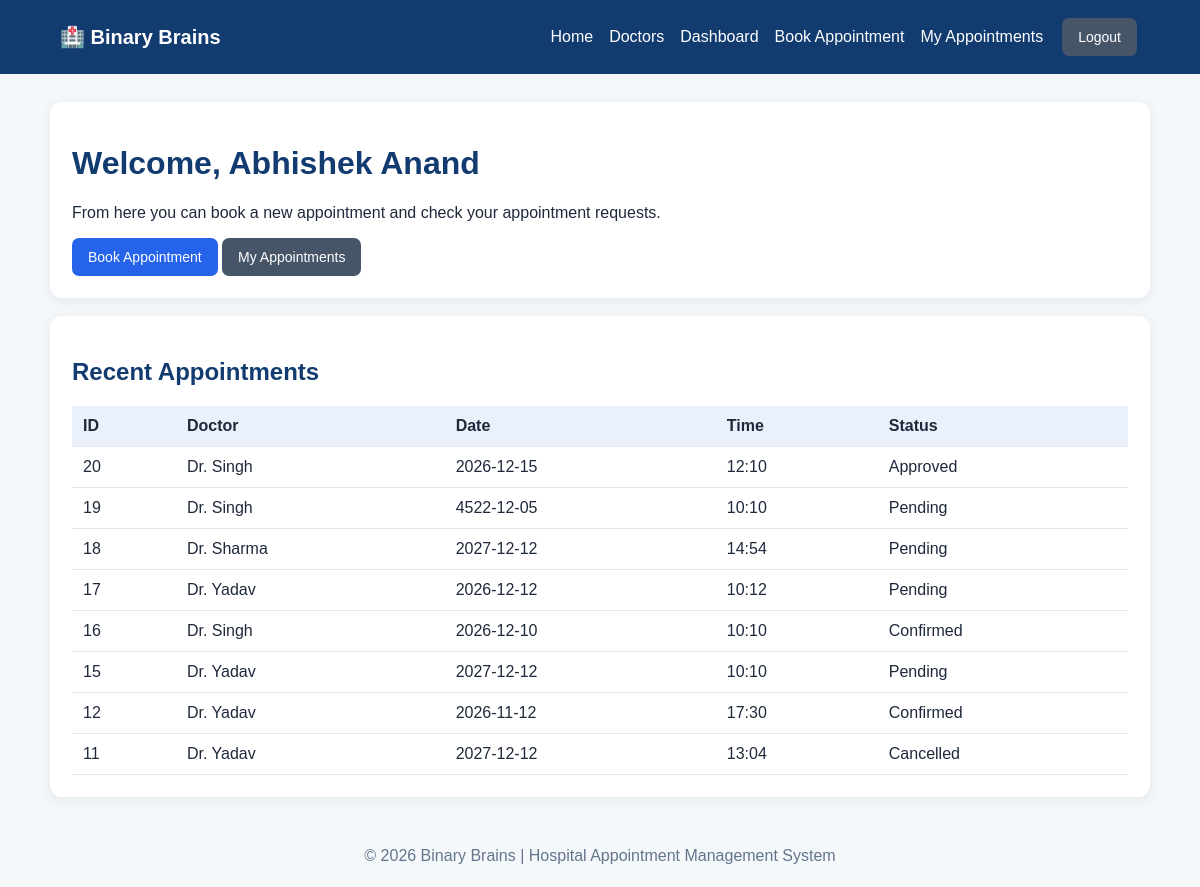
The app's page /dashboard (signed in) with its own data.
### tables this page shows
CREATE TABLE appointments (
id INTEGER PRIMARY KEY AUTOINCREMENT,
patient_name TEXT NOT NULL,
doctor_name TEXT NOT NULL,
appointment_date TEXT NOT NULL,
appointment_time TEXT NOT NULL, status TEXT NOT NULL DEFAULT 'pending', patient_id INTEGER);

### app.py (the view)
@app.route("/dashboard")
@patient_required
def dashboard():
    db = get_db()
    appointments = db.execute("""
        SELECT * FROM appointments
        WHERE patient_id = ?
        ORDER BY id DESC
    """, (session["patient_id"],)).fetchall()
    return render_template(
        "dashboard.html",
        appointments=appointments,
        patient_name=session.get("patient_name", "Patient")
    )

### app.py (called while the page is built)
def get_db():
    if "db" not in g:
        g.db = sqlite3.connect(DATABASE)
        g.db.row_factory = sqlite3.Row
    return g.db

def generate_csrf_token():
    if "csrf_token" not in session:
        session["csrf_token"] = secrets.token_urlsafe(32)
    return session["csrf_token"]

@app.context_processor
def inject_csrf_token():
    return {
        "csrf_token": generate_csrf_token
    }

@app.before_request
def protect_post_requests():
    if request.method == "POST":
        expected = session.get("csrf_token")
        received = request.form.get("csrf_token", "")
        if not expected or not received:
            abort(400)
        if not hmac.compare_digest(
            str(expected),
            str(received)
        ):
            abort(400)

def patient_required(function):
    @wraps(function)
    def wrapper(*args, **kwargs):
        if not session.get("patient_id"):
            flash("Please login first.", "error")
            return redirect(url_for("login"))
        return function(*args, **kwargs)
    return wrapper

### templates/dashboard.html (shortened to what this page needs)
{% extends "base.html" %}
{% block content %}
<div class="card">
    <h1>Welcome, {{ patient_name }}</h1>
    <p>
        From here you can book a new appointment
        and check your appointment requests.
    </p>
    <a class="btn"
       href="{{ url_for('book_appointment') }}">
        Book Appointment
    </a>
    <a class="btn btn-secondary"
       href="{{ url_for('my_appointments') }}">
        My Appointments
    </a>
</div>
<div class="card">
    <h2>Recent Appointments</h2>
    {% if appointments %}
    <div class="table-wrap">
        <table>
            <tr>
                <th>ID</th>
                <th>Doctor</th>
                <th>Date</th>
                <th>Time</th>
                <th>Status</th>
            </tr>
            {% for a in appointments %}
            <tr>
                <td>{{ a.id }}</td>
                <td>{{ a.doctor_name }}</td>
                <td>{{ a.appointment_date }}</td>
                <td>{{ a.appointment_time }}</td>
                <td>{{ a.status|title }}</td>
            </tr>
            {% endfor %}
        </table>
    </div>
    {% else %}
    <p>You have not booked any appointments yet.</p>
    {% endif %}
</div>
{% endblock %}

### templates/base.html (shortened to what this page needs)
<!DOCTYPE html>
<html lang="en">
<head>
</head>
<body>
<nav>
    <a class="brand" href="{{ url_for('home') }}">
        🏥 Binary Brains
    </a>
    <a href="{{ url_for('home') }}">Home</a>
    <a href="{{ url_for('doctors') }}">Doctors</a>
    {% if session.get('patient_id') %}
        <a href="{{ url_for('dashboard') }}">
            Dashboard
        </a>
        <a href="{{ url_for('book_appointment') }}">
            Book Appointment
        </a>
        <a href="{{ url_for('my_appointments') }}">
            My Appointments
        </a>
        <form class="inline"
              method="POST"
              action="{{ url_for('logout') }}">
            <button class="btn btn-secondary" type="submit">
                Logout
            </button>
        </form>
    {% endif %}
</nav>
<main class="container">
    {% block content %}
    {% endblock %}
</main>
<footer>
    © 2026 Binary Brains |
    Hospital Appointment Management System
</footer>
</body>
</html>

### templates/base.html (style rules this page uses)
* { box-sizing: border-box; }
body { margin: 0; font-family: Arial, sans-serif; background: #f4f8fb; color: #1e293b; }
nav { background: #123b70; padding: 15px 5%; display: flex; flex-wrap: wrap; gap: 16px; align-items: center; }
nav .brand { color: white; font-weight: bold; margin-right: auto; text-decoration: none; font-size: 20px; }
nav a { color: white; text-decoration: none; }
.container { width: 92%; max-width: 1100px; margin: 28px auto; }
.card { background: white; border-radius: 12px; padding: 22px; box-shadow: 0 3px 14px #0f172a12; margin-bottom: 18px; }
h1, h2, h3 { color: #123b70; }
.btn { display: inline-block; border: 0; border-radius: 7px; padding: 11px 16px; background: #2563eb; color: white; text-decoration: none; cursor: pointer; font-size: 14px; }
.btn-secondary { background: #475569; }
table { width: 100%; border-collapse: collapse; background: white; }
th, td { padding: 11px; border-bottom: 1px solid #e2e8f0; text-align: left; }
th { background: #eaf1fb; }
.table-wrap { overflow-x: auto; }
footer { text-align: center; padding: 22px; color: #64748b; }
form.inline { display: inline-block; margin: 3px; }

### records on screen
appointments: id "20", doctor_name "Dr. Singh", appointment_date "2026-12-15", appointment_time "12:10", status "Approved"
appointments: id "19", doctor_name "Dr. Singh", appointment_date "4522-12-05", appointment_time "10:10", status "Pending"
appointments: id "18", doctor_name "Dr. Sharma", appointment_date "2027-12-12", appointment_time "14:54", status "Pending"
appointments: id "17", doctor_name "Dr. Yadav", appointment_date "2026-12-12", appointment_time "10:12", status "Pending"
appointments: id "16", doctor_name "Dr. Singh", appointment_date "2026-12-10", appointment_time "10:10", status "Confirmed"
appointments: id "15", doctor_name "Dr. Yadav", appointment_date "2027-12-12", appointment_time "10:10", status "Pending"
appointments: id "12", doctor_name "Dr. Yadav", appointment_date "2026-11-12", appointment_time "17:30", status "Confirmed"
appointments: id "11", doctor_name "Dr. Yadav", appointment_date "2027-12-12", appointment_time "13:04", status "Cancelled"

### other values on screen
{{ patient_name }} "Abhishek Anand"
